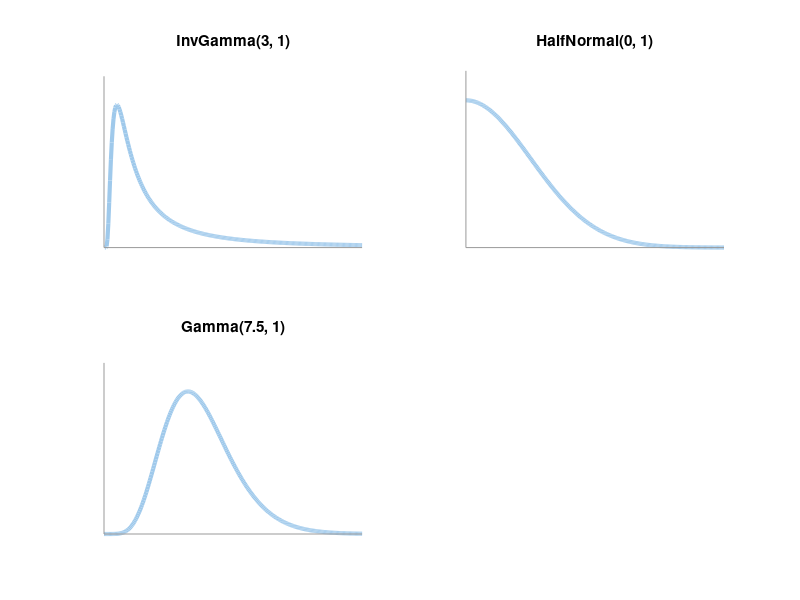
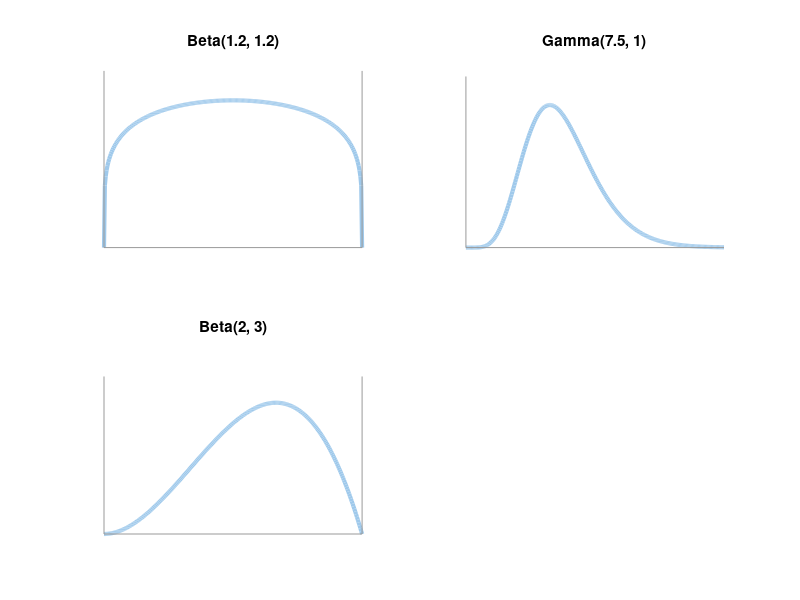

Source code (MATLAB) for these figures, in order:

%% Plot distributions for GP and HMM models

color = 1/255*[159 201 235];
vpad = 1.2;
lw = 3;
lcol = 0.6*[1 1 1];

% Plots for GP
figure
subplot(2,2,1)
    xx = linspace(0, 10, 300);
    yy = gampdf(1./xx, 3, 1);
    plot(xx, yy, 'LineWidth', lw, 'Color', color);
    hold on
    ylim = [0 max(yy)*vpad];
    plot(xlim, [0 0], 'Color', lcol)
    plot([0 0], ylim, 'Color', lcol)
    title('InvGamma(3, 1)')
    axis off
subplot(2,2,2)
    xx = linspace(0, 4, 300);
    yy = normpdf(xx, 0, 1);
    plot(xx, yy, 'LineWidth', lw, 'Color', color);
    hold on
    ylim = [0 max(yy)*vpad];
    plot(xlim, [0 0], 'Color', lcol)
    plot([0 0], ylim, 'Color', lcol)
    title('HalfNormal(0, 1)')
    axis off
subplot(2,2,3)
    xx = linspace(0, 20, 300);
    yy = gampdf(xx, 7.5, 1);
    plot(xx, yy, 'LineWidth', lw, 'Color', color);
    hold on
    ylim = [0 max(yy)*vpad];
    plot(xlim, [0 0], 'Color', lcol)
    plot([0 0], ylim, 'Color', lcol)
    title('Gamma(7.5, 1)')
    axis off

% Plots for HMM
figure
subplot(2,2,1)
    xx = linspace(0, 1, 300);
    yy = betapdf(xx, 1.2, 1.2);
    plot(xx, yy, 'LineWidth', lw, 'Color', color);
    hold on
    ylim = [0 max(yy)*vpad];
    plot(xlim, [0 0], 'Color', lcol)
    plot([0 0], ylim, 'Color', lcol)
    plot([1 1], ylim, 'Color', lcol)
    title('Beta(1.2, 1.2)')
    axis off
subplot(2,2,2)
    xx = linspace(0, 20, 300);
    yy = gampdf(xx, 7.5, 1);
    plot(xx, yy, 'LineWidth', lw, 'Color', color);
    hold on
    ylim = [0 max(yy)*vpad];
    plot(xlim, [0 0], 'Color', lcol)
    plot([0 0], ylim, 'Color', lcol)
    title('Gamma(7.5, 1)')
    axis off
subplot(2,2,3)
    xx = linspace(0, 1, 300);
    yy = betapdf(xx, 3, 2);
    plot(xx, yy, 'LineWidth', lw, 'Color', color);
    hold on
    ylim = [0 max(yy)*vpad];
    plot(xlim, [0 0], 'Color', lcol)
    plot([0 0], ylim, 'Color', lcol)
    plot([1 1], ylim, 'Color', lcol)
    title('Beta(2, 3)')
    axis off
